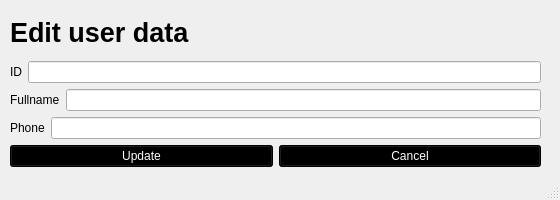
<?xml version="1.0" encoding="UTF-8"?>
<ui version="4.0">
 <class>MainWindow</class>
 <widget class="QMainWindow" name="MainWindow">
  <property name="geometry">
   <rect>
    <x>0</x>
    <y>0</y>
    <width>560</width>
    <height>200</height>
   </rect>
  </property>
  <property name="windowTitle">
   <string>MainWindow</string>
  </property>
  <widget class="QWidget" name="centralwidget">
   <widget class="QWidget" name="verticalLayoutWidget">
    <property name="geometry">
     <rect>
      <x>10</x>
      <y>10</y>
      <width>531</width>
      <height>157</height>
     </rect>
    </property>
    <layout class="QVBoxLayout" name="verticalLayout">
     <item>
      <widget class="QLabel" name="titleLabel">
       <property name="font">
        <font>
         <pointsize>20</pointsize>
         <bold>true</bold>
        </font>
       </property>
       <property name="text">
        <string>Edit user data</string>
       </property>
      </widget>
     </item>
     <item>
      <layout class="QHBoxLayout" name="horizontalLayout_4">
       <item>
        <widget class="QLabel" name="idLabel">
         <property name="text">
          <string>ID</string>
         </property>
        </widget>
       </item>
       <item>
        <widget class="QLineEdit" name="idLineEdit">
         <property name="readOnly">
          <bool>true</bool>
         </property>
        </widget>
       </item>
      </layout>
     </item>
     <item>
      <layout class="QHBoxLayout" name="horizontalLayout">
       <item>
        <widget class="QLabel" name="fullnameLabel">
         <property name="text">
          <string>Fullname</string>
         </property>
        </widget>
       </item>
       <item>
        <widget class="QLineEdit" name="fullnameLineEdit"/>
       </item>
      </layout>
     </item>
     <item>
      <layout class="QHBoxLayout" name="horizontalLayout_2">
       <item>
        <widget class="QLabel" name="phoneLabel">
         <property name="text">
          <string>Phone</string>
         </property>
        </widget>
       </item>
       <item>
        <widget class="QLineEdit" name="phoneLineEdit"/>
       </item>
      </layout>
     </item>
     <item>
      <layout class="QHBoxLayout" name="horizontalLayout_3">
       <item>
        <widget class="QPushButton" name="updateButton">
         <property name="styleSheet">
          <string notr="true">background-color: rgb(0, 0, 0);
color: rgb(255, 255, 255);</string>
         </property>
         <property name="text">
          <string>Update</string>
         </property>
        </widget>
       </item>
       <item>
        <widget class="QPushButton" name="cancelButton">
         <property name="styleSheet">
          <string notr="true">background-color: rgb(0, 0, 0);
color: rgb(255, 255, 255);</string>
         </property>
         <property name="text">
          <string>Cancel</string>
         </property>
        </widget>
       </item>
      </layout>
     </item>
    </layout>
   </widget>
  </widget>
  <widget class="QStatusBar" name="statusbar"/>
 </widget>
 <resources/>
 <connections/>
</ui>
